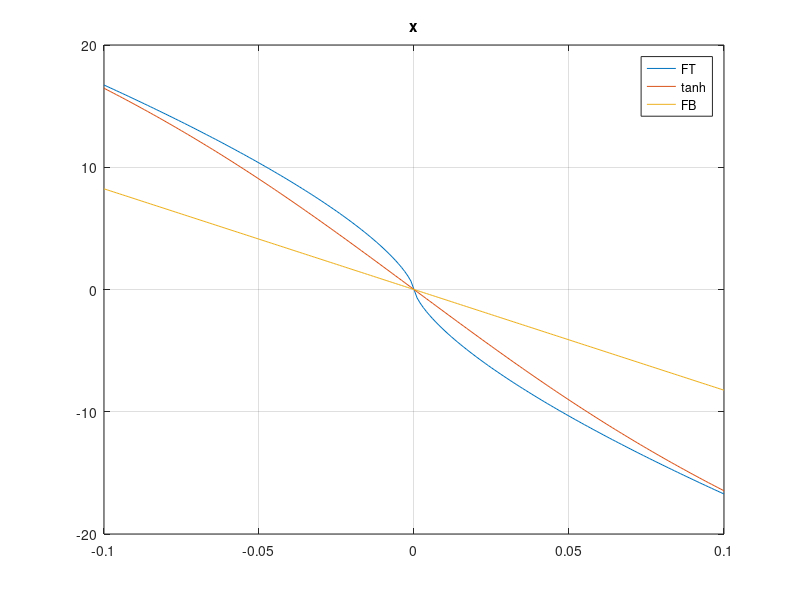
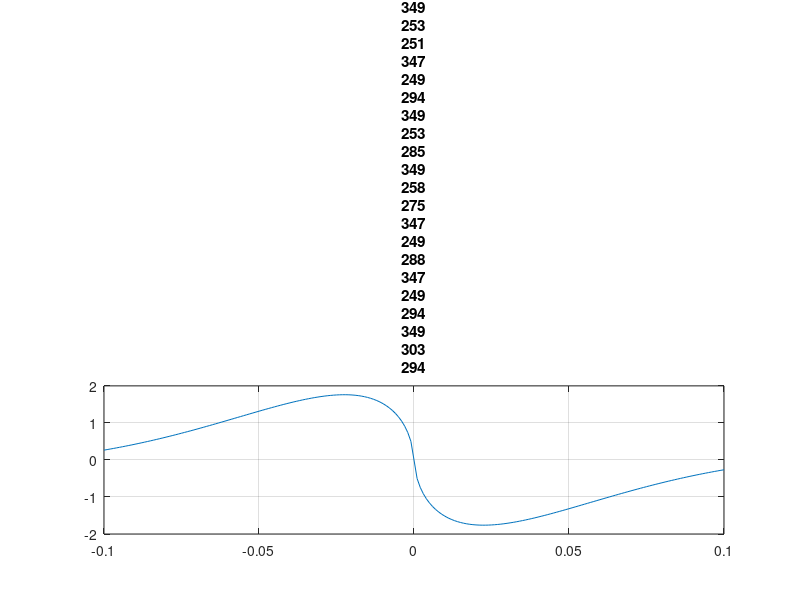
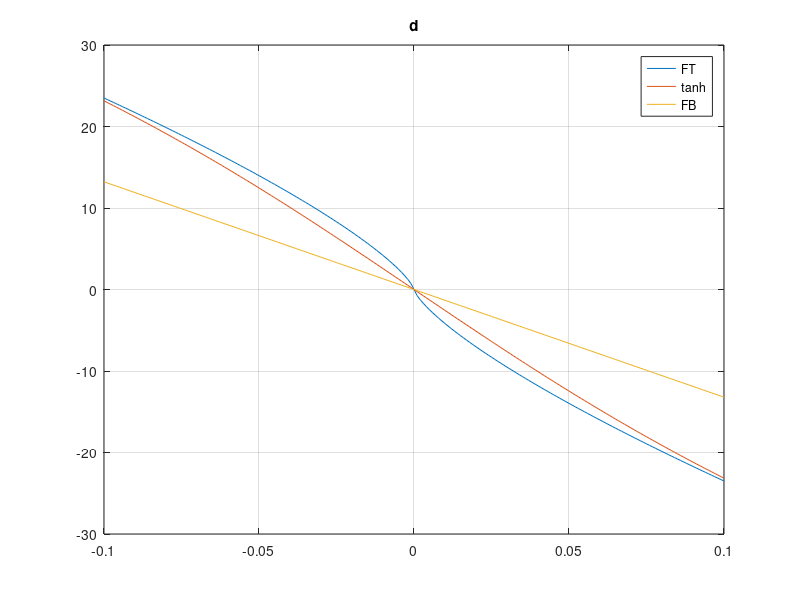
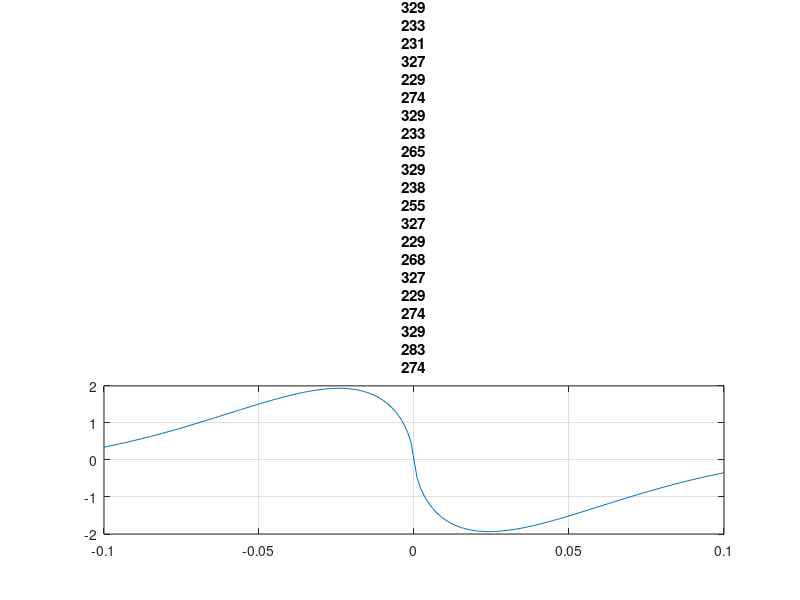

These figures' MATLAB source, in order: (Note: this script raises an error after producing the figures.)
%tanhと線形で近似tanhをいくつか組み合わせてもいいかも
%最小のalpに対して入力の変化が耐えられるようにするこれができれば初期値のalpの値を小さくできるかも
%ddxとdddxの項は近似しなくてもいいかも
%最適化でパラメータ調整するといいかも．そうすればtanhをいくつか組み合わせる方法でもパラメータ調整簡単そう
%% 手動

clear 
% e= -1:0.001:1;
% e = -0.35:0.001:0.35;
e= -0.1:0.001:0.1;
alp = [0.692307692307692;0.750000000000000;0.818181818181818;0.900000000000000];%初期値0.9有限整定のべき乗
k = [82.3694335484227,132.127723488091,64.7874537390378,13.9398476471445];%FBゲイン

g = [1 1 1 1];%元のゲインの倍率調整
a = [1 1 1 1];%曲がり具合のきつさ
%近似普通誤差0.1x
g = [0.105, 0.08, 0.055, 0.028];
a = [20, 18, 16, 15];
kg01= k.*g;
%近似Fbとの入力誤差が一番大きくなるところ[0.3, 0.3160, 0.3320, 0.3490]での近似x
g = [0.135, 0.105, 0.075, 0.035];
a = [9.5, 9, 9.5, 9.5];
kg= k.*g;
%近似強めより近くで近似
% g(1) = 0.1;
% a(1)=40;
titlex=["x","dx","ddx","dddx"];
for i = 1:4
    ufb(i,:)= -k(i)*e;
    u(i,:)= -k(i)*sign(e).*abs(e).^alp(i);
    
    utanh(i,:)=-k(i)*g(i)*tanh(a(i)*e)-k(i)*e;
% n=10;
%     up(i,:) = polyfit(e,u(i,:),n);
%     up2(i,:) = polyval(up(i,:),e2);

sigma(i,:) =abs( u(i,:)-ufb(i,:));
smax = max(sigma(i,:))
imax = find(sigma(i,:)==smax);
e(1,imax)

sigma2(i,:) = -utanh(i,:)+u(i,:);
smax2 = max(sigma2(i,:))
imax2 = find(sigma2(i,:)==smax2);
e(1,imax2)
    figure(3*i-2)  
        plot(e,u(i,:),e,utanh(i,:),e,ufb(i,:))
        legend("FT","tanh","FB")
        grid on
        title(titlex(i))
    
%     figure(3*i-1)
%         plot(e,sigma(i,:),e(1,imax),sigma(i,imax),'*')
%         grid on

    figure(3*i)
        plot(e,sigma2(i,:))%,e(1,imax2))%sigma2(i,imax2),'*')
        grid on
        title(titlex(i)+"元の入力との差")
end
%% forループ tanh一つ
alp = [0.692307692307692;0.75;0.818181818181818;0.9];%初期値0.9有限整定のべき乗
k = [82.3694335484227,132.127723488091,64.7874537390378,13.9398476471445];%FBゲイン

x=@(f1,a1)(integral(@(e)( abs(-k(1)*abs(e).^alp(1)+f1*tanh(a1*e)+k(1)*e)),0,0.1));

dt=0.5;
old=x(0,0);
for i=0:dt:20
    for j=0:dt:40
        new=x(i,j);
        if(old>new)
            old=new;
            ff1=i;
            aa1=j;
        end
    end
end

clear e utanh u sigma
% e= -0.5:0.001:0.5;      
e= -0.1:0.001:0.1;
utanh(1,:)=-ff1*tanh(aa1*e)-k(1)*e;
u(1,:)=-k(1)*sign(e).*abs(e).^alp(1);
sigma=utanh-u;
plot(e,utanh,e,u,e,sigma)
grid on
legend('utanh','u','誤差')
s=2*(x(ff1,aa1))
%% fminserch tanh一つ
clear e utanh u ufb sigma
titlex=["x","dx","ddx","dddx"];
anum=4;%変数の数
alp=zeros(anum+1,1);
alp(anum+1)=1;
alp(anum)=0.9;%alphaの初期値
for a=anum-1:-1:1
    alp(a)=(alp(a+2)*alp(a+1))/(2*alp(a+2)-alp(a+1));
end

Ac4 = diag([1,1,1],1);
Bc4 = [0;0;0;1];
dt=0.025;
k=lqrd(Ac4,Bc4,diag([100,10,10,1]),[0.01],dt); % xdiag([100,10,10,1])
%k(3:4)=[80 40];
kft=k;
kft(1)=1*kft(1);
% kgain=0.8;
% x0=[2,2];
x0=[2,2,2];
fvals12=zeros(4,1);
gain_ser1=["","f1","a1","k"];
% gain_ser1=["","f1","a1","k1"];
er=[0 1]; %近似する範囲を指定
ee=er;
for i=1:4
%     if i~=5
%             er=[0.1 0.3];
%     else
%             er=ee;
%     end
% fun=@(x)(integral(@(e) abs( -kft(i)*abs(e).^alp(i) + x(1)*tanh(x(2)*e) + kgain*k(i)*e ) ,er(1), er(2)));
fun=@(x)(integral(@(e) abs( -kft(i)*abs(e).^alp(i) + x(1)*tanh(x(2)*e) + x(3)*e ) ,er(1), er(2)));

[x,fval] = fminsearch(fun,x0) ;
fvals12(i) = 2*fval
gain_ser1(i+1,:)=[titlex(i),x];

% e= -1:0.001:1;      
e= -5:0.001:5;
ufb(i,:)= -k(i)*e;
% utanh(i,:)= - x(1)*tanh(x(2)*e) - kgain*k(i)*e;%%
utanh(i,:)= - x(1)*tanh(x(2)*e) -x(3)*e;%%
u(i,:)=-kft(i)*sign(e).*abs(e).^alp(i);
sigma(i,:)=utanh(i,:)-u(i,:);
fig=figure(i);
plot(e,ufb(i,:),e,utanh(i,:),e,u(i,:),e,sigma(i,:),'LineWidth',2);
% plot(e,ufb(i,:),e,utanh(i,:),e,u(i,:),'LineWidth',2);

grid on
legend('FB','近似','FT','誤差')
% title(titlex(i));

fosi=14;%defolt 9
set(gca,'FontSize',fosi)
xlabel('error','FontSize',fosi);
ylabel('input','FontSize',fosi);

end
%% fminserch tanh二つ
clear e utanh u ufb sigma
titlex=["x","dx","ddx","dddx"];
anum=4;%変数の数
alp=zeros(anum+1,1);
alp(anum+1)=1;
alp(anum)=0.9;%alphaの初期値
for a=anum-1:-1:1
    alp(a)=(alp(a+2)*alp(a+1))/(2*alp(a+2)-alp(a+1));
end
Ac4 = diag([1,1,1],1);
Bc4 = [0;0;0;1];
dt=0.025;
k=lqrd(Ac4,Bc4,diag([100,100,10,1]),[0.01],dt); % xdiag([100,10,10,1])
k2=1*k;
% x0=[5,5,5,5];
x0=[7,10,2,100];
fvals22=zeros(4,1);
gain_ser2=["","f1","a1","f2","a2"];
er=[0.1 0.4];
for i=1:4
% fun=@(x)(integral(@(e) abs( -k(i)*abs(e).^alp(i) + x(1)*tanh(x(2)*e) + x(3)*tanh(x(4)*e) + k(i)*e ) ,0, er));
fun=@(x)(integral(@(e) abs( -k2(i)*abs(e).^alp(i) + x(1)*tanh(x(2)*e) + x(3)*tanh(x(4)*e) + k(i)*e ) ,er(1), er(2)));
options = optimset('MaxFunEvals',1e5);%普通は200*(number of variables) (既定値) 
% options = optimset('PlotFcns','optimplotfval','TolX',1e-4);
% options = optimset('PlotFcns','optimplotfval');
[x,fval] = fminsearch(fun,x0,options) ;
% [x,fval] = fminsearch(fun,x0) ;
fvals22(i) = 2*fval
gain_ser2(i+1,:)=[titlex(i),x];

% e= -0.1:0.001:0.1;      
e= -4:0.001:2;
ufb(i,:)= -k(i)*e;
utanh(i,:)= - x(1)*tanh(x(2)*e)- x(3)*tanh(x(4)*e) - k(i)*e;
u(i,:)=-k2(i)*sign(e).*abs(e).^alp(i);
sigma(i,:)=utanh(i,:)-u(i,:);
uufb(i,:)=u(i,:)+ufb(i,:);

figure(i)
plot(e,ufb(i,:),e,utanh(i,:),e,u(i,:),e,sigma(i,:),'LineWidth',2)
% plot(e,ufb(i,:),e,utanh(i,:),e,u(i,:),e,sigma(i,:),e,uufb(i,:),'LineWidth',2);
% plot(e,ufb(i,:),e,utanh(i,:),e,u(i,:),e,uufb(i,:),'LineWidth',2);%誤差なし
grid on
legend('ufb','utanh','u','誤差')
% legend('ufb','utanh','u','FT+FB')%誤差なし

fosi=14;%defolt 9
set(gca,'FontSize',fosi)
xlabel('error','FontSize',fosi);
ylabel('input','FontSize',fosi);
end
%% fmincon tanh一つ
clear e utanh u ufb sigma
titlex=["x","dx","ddx","dddx"];
anum=4;%変数の数
alp=zeros(anum+1,1);
alp(anum+1)=1;
alp(anum)=0.9;%alphaの初期値
for a=anum-1:-1:1
    alp(a)=(alp(a+2)*alp(a+1))/(2*alp(a+2)-alp(a+1));
end

Ac4 = diag([1,1,1],1);
Bc4 = [0;0;0;1];
dt=0.025;
k=lqrd(Ac4,Bc4,diag([100,100,10,1]),[0.01],dt); % xdiag([100,10,10,1])

% k = [82.3694335484227,132.127723488091,64.7874537390378,13.9398476471445];%FBゲイン

x0=[5,5];
fvalc12=zeros(4,1);
gain_con1=["","f1","a1"];
er=0.1; %近似する範囲を指定
for i=1:4
fun=@(x)(integral(@(e) abs( -k(i)*abs(e).^alp(i) + x(1)*tanh(x(2)*e) + k(i)*e ) ,0, er));
[x,fval] = fmincon(fun,x0) ;
fvalc12(i) = 2*fval
gain_con1(i+1,:)=[titlex(i),x];

% e= -0.5:0.001:0.5;      
e= -1:0.001:1;
ufb(i,:)= -k(i)*e;
utanh(i,:)= - x(1)*tanh(x(2)*e) - k(i)*e;
u(i,:)=-k(i)*sign(e).*abs(e).^alp(i);
sigma(i,:)=utanh(i,:)-u(i,:);
figure(i)
plot(e,ufb(i,:),e,utanh(i,:),e,u(i,:),e,sigma(i,:))
grid on
legend('ufb','utanh','u','誤差')
title(titlex(i));
end
%% tanh一つの場合のfunの関数を描いて初期値を確認
clear aa
j=1;
l=1;
i=1;
dt=0.5;
span=0:dt:22;
[xa,ya]=meshgrid(span);
er=0.3;
for s=span
    l=1;
    for v=span
        fun=@(x1,x2)(integral(@(e) abs( -k(i)*abs(e).^alp(i) + x1.*tanh(x2.*e) + k(i)*e ) ,0, er));
        aa(j,l)=fun(s,v);
        l=l+1;
    end
    j=j+1;
end
% n=0:15;
% xx=[n;n];
% [aa]=fun(n);
figure(5)
mesh(xa,ya,aa);
[min1,minI]=min(aa);
[~,minI2]=min(min1);
MIN=[(minI(minI2)-1)*dt,(minI2-1)*dt]

% plot(ss,aa)
%% fmincon tanh二つ
clear e utanh u ufb sigma
titlex=["x","dx","ddx","dddx"];
anum=4;%変数の数
alp=zeros(anum+1,1);
alp(anum+1)=1;
alp(anum)=0.9;%alphaの初期値
for a=anum-1:-1:1
    alp(a)=(alp(a+2)*alp(a+1))/(2*alp(a+2)-alp(a+1));
end

Ac4 = diag([1,1,1],1);
Bc4 = [0;0;0;1];
dt=0.025;
k=lqrd(Ac4,Bc4,diag([100,100,10,1]),[0.01],dt); % xdiag([100,10,10,1])

x0=[7,10,2,100];
% x0=[10,10,10,10];
fvalc22=zeros(4,1);
gain_con2=["","f1","a1","f2","a2"];
er=0.1;
for i=1:4
fun=@(x)(integral(@(e) abs( -k(i)*abs(e).^alp(i) + x(1)*tanh(x(2)*e) + x(3)*tanh(x(4)*e) + k(i)*e ) ,0, er));
options = optimoptions(@fmincon,'OptimalityTolerance',1.0e-9);

[x,fval] = fmincon(fun,x0) ;
fvalc22(i) = 2*fval
gain_con2(i+1,:)=[titlex(i),x];

% e= -0.5:0.001:0.5;      
e= -1:0.001:1;
ufb(i,:)= -k(i)*e;
utanh(i,:)= - x(1)*tanh(x(2)*e)- x(3)*tanh(x(4)*e) - k(i)*e;
u(i,:)=-k(i)*sign(e).*abs(e).^alp(i);
sigma(i,:)=utanh(i,:)-u(i,:);
figure(i)
plot(e,ufb(i,:),e,utanh(i,:),e,u(i,:),e,sigma(i,:))
grid on
legend('ufb','utanh','u','誤差')
end
%%
clear e utanh u ufb sigma
anum=4;%変数の数
alp=zeros(anum+1,1);
alp(anum+1)=1;
alp(anum)=0.9;%alphaの初期値
for a=anum-1:-1:1
    alp(a)=(alp(a+2)*alp(a+1))/(2*alp(a+2)-alp(a+1));
end

Ac2 = [0,1;0,0];
Bc2 = [0;1];
dt=0.025;
k=lqrd(Ac2,Bc2,diag([100,1]),[0.1],dt); % xdiag([100,10,10,1])

syms fz1(t) fz2(t) 
    u=-k(1) *sign(fz1(t))* abs(fz1(t)).^alp(1) -k(2) *sign(fz2(t))* abs(fz2(t)).^alp(2)
    du=diff(u,t)
    ddu=diff(du,t)
    dddu=diff(ddu,t)

%% fminserch tanh一つ zサブシステムaaaa
clear e utanh u ufb sigma
titlex=["x","dx","ddx","dddx"];
anum=4;%変数の数
alp=zeros(anum+1,1);
alp(anum+1)=1;
alp(anum)=0.8;%alphaの初期値
for a=anum-1:-1:1
    alp(a)=(alp(a+2)*alp(a+1))/(2*alp(a+2)-alp(a+1));
end

Ac2 = [0,1;0,0];
Bc2 = [0;1];
dt=0.025;
k=lqrd(Ac2,Bc2,diag([100,1]),[0.1],dt); % xdiag([100,10,10,1])
x0=[1,1];
% x0=[2,2];
fvals12z=zeros(2,1);
gain_ser1z=["","f","d"];
% gain_ser1z=["","f1","k1"];
er=0.2; %近似する範囲を指定
for i=1:2
fun=@(x)(integral(@(e) abs( -k(i)*abs(e).^alp(i) +x(1)* e/(abs(e)+x(2)) ) ,0, er));
% fun=@(x)(integral(@(e) abs( -k(i)*abs(e).^alp(i) + tanh(x(1)*e) + x(2)*e ) ,0, er));
[x,fval] = fminsearch(fun,x0) ;
% [x,fval] = fmincon(fun,x0) ;
fvals12z(i) = 2*fval
gain_ser1z(i+1,:)=[titlex(i),x];

% e= -1:0.001:1;      
e= -2:0.001:2;
ufb(i,:)= -k(i)*e;
ua(i,:)= -x(1)* e./(abs(e)+x(2));%%
% utanh(i,:)= - tanh(x(1)*e) - x(2)*e;%%
u(i,:)=-k(i)*sign(e).*abs(e).^alp(i);
% sigma(i,:)=utanh(i,:)-u(i,:);
fig=figure(i);
% plot(e,ufb(i,:),e,utanh(i,:),e,u(i,:),e,sigma(i,:),'LineWidth',2);
plot(e,ua(i,:),e,u(i,:),e,ufb(i,:),'LineWidth',2);
% plot(e,ua(i,:),'LineWidth',2);
% plot(e,ufb(i,:),e,u(i,:),'LineWidth',2);
grid on
% legend('近似','FT')
% legend('FB','近似','FT','誤差')
% title(titlex(i));
% legend('Liner state feedback','Finite time settling')
legend('Approximation','Finite time settling','Linear state feedback')
% legend('Approximation','Finite time settling')


fosi=16;%defolt 9
set(gca,'FontSize',fosi)
xlabel('error','FontSize',fosi);
ylabel('input','FontSize',fosi);

end
gain_ser1z
    
%% fminserch tanh一つ zサブシステム
clear e utanh u ufb sigma
titlex=["x","dx","ddx","dddx"];
anum=4;%変数の数
alp=zeros(anum+1,1);
alp(anum+1)=1;
alp(anum)=0.8;%alphaの初期値
for a=anum-1:-1:1
    alp(a)=(alp(a+2)*alp(a+1))/(2*alp(a+2)-alp(a+1));
end

Ac2 = [0,1;0,0];
Bc2 = [0;1];
dt=0.025;
k=lqrd(Ac2,Bc2,diag([100,1]),[0.1],dt)/20; % xdiag([100,10,10,1])
x0=[2,5,6];
% x0=[2,2];
fvals12z=zeros(2,1);
gain_ser1z=["","f1","a1","k1"];
% gain_ser1z=["","f1","k1"];
er=1; %近似する範囲を指定
for i=1:2
fun=@(x)(integral(@(e) abs( -k(i)*abs(e).^alp(i) + x(1)*tanh(x(2)*e) + x(3)*e ) ,0, er));
% fun=@(x)(integral(@(e) abs( -k(i)*abs(e).^alp(i) + tanh(x(1)*e) + x(2)*e ) ,0, er));
[x,fval] = fminsearch(fun,x0) ;
% [x,fval] = fmincon(fun,x0) ;
fvals12z(i) = 2*fval
gain_ser1z(i+1,:)=[titlex(i),x];

% e= -1:0.001:1;      
e= -2:0.001:2;
ufb(i,:)= -k(i)*e;
utanh(i,:)= - x(1)*tanh(x(2)*e) - x(3)*e;%%
% utanh(i,:)= - tanh(x(1)*e) - x(2)*e;%%
u(i,:)=-k(i)*sign(e).*abs(e).^alp(i);
% sigma(i,:)=utanh(i,:)-u(i,:);
fig=figure(i);
% plot(e,ufb(i,:),e,utanh(i,:),e,u(i,:),e,sigma(i,:),'LineWidth',2);
% plot(e,utanh(i,:),e,u(i,:),e,ufb(i,:),'LineWidth',2);
% plot(e,utanh(i,:),e,u(i,:),'LineWidth',2);
plot(e,ufb(i,:),e,u(i,:),'LineWidth',2);
grid on
% legend('近似','FT')
% legend('FB','近似','FT','誤差')
% title(titlex(i));
legend('Liner state feedback','Finite time settling')
% legend('Approximation','Finite time settling','Linear state feedback')
% legend('Approximation','Finite time settling')


fosi=16;%defolt 9
set(gca,'FontSize',fosi)
xlabel('error','FontSize',fosi);
ylabel('input','FontSize',fosi);

end
gain_ser1z
%% fmincon tanh二つ zサブシステム
clear e utanh u ufb sigma
titlex=["x","dx","ddx","dddx"];
anum=4;%変数の数
alp=zeros(anum+1,1);
alp(anum+1)=1;
alp(anum)=0.8;%alphaの初期値
for a=anum-1:-1:1
    alp(a)=(alp(a+2)*alp(a+1))/(2*alp(a+2)-alp(a+1));
end

Ac2 = [0,1;0,0];
Bc2 = [0;1];
dt=0.025;
k=lqrd(Ac2,Bc2,diag([100,1]),[0.1],dt); % xdiag([100,10,10,1])

x0=[7,10,2,100];
% x0=[5,5,5,5];
fvalc22=zeros(2,1);
gain_con2=["","f1","a1","f2","a2"];
er=0.9;
for i=1:2
fun=@(x)(integral(@(e) abs( -k(i)*abs(e).^alp(i) + x(1)*tanh(x(2)*e) + x(3)*tanh(x(4)*e) + k(i)*e ) ,0, er));
options = optimoptions(@fmincon,'OptimalityTolerance',1.0e-9);

[x,fval] = fmincon(fun,x0) ;
fvalc22(i) = 2*fval
gain_con2(i+1,:)=[titlex(i),x];

% e= -0.5:0.001:0.5;      
e= -1:0.001:1;
ufb(i,:)= -k(i)*e;
utanh(i,:)= - x(1)*tanh(x(2)*e)- x(3)*tanh(x(4)*e) - k(i)*e;
u(i,:)=-k(i)*sign(e).*abs(e).^alp(i);
sigma(i,:)=utanh(i,:)-u(i,:);

fig=figure(i);
% plot(e,ufb(i,:),e,utanh(i,:),e,u(i,:),e,sigma(i,:))
% grid on
% legend('ufb','utanh','u','誤差')
% 
plot(e,ufb(i,:),e,utanh(i,:),e,u(i,:),'LineWidth',2);

grid on
legend('FB','近似','FT','誤差')
% title(titlex(i));

fosi=14;%defolt 9
set(gca,'FontSize',fosi)
xlabel('error','FontSize',fosi);
ylabel('input','FontSize',fosi);

end
%% 
syms z(t) ub A F K
syms sz  real
syms dsz  real
syms ddsz real
syms dddsz real
ub=-F*tanh(A*z(t)) -K*z(t)
dub = diff(ub,t)
ddub = diff(dub,t)
dddub = diff(ddub,t)

u = subs(ub,z,sz)
%z(t) diff(z(t), t)
du = subs(dub,[z(t) diff(z(t), t)],[sz dsz])
%z(t) diff(z(t), t) diff(z(t), t, t)
ddu = subs(ddub,[z(t) diff(z, t) diff(z(t), t, t)],[sz dsz ddsz])
%z(t) diff(z(t), t) diff(z(t), t, t) diff(z(t), t, t, t)
dddu = subs(dddub,[z(t) diff(z(t), t) diff(z(t), t, t) diff(z(t), t, t, t)],[sz dsz ddsz dddsz])
%% smc
dt=0.025;
Ac4 = diag([1,1,1],1);
Bc4 = [0;0;0;1];
A11=diag([1,1],1);
    A12=[0;0;1];
    K = lqrd(A11,A12,diag([1,1,1]),1,dt);
    S=[K 1];
    SA=S*Ac4;
    SB=S*Bc4; 
    q=10;
    e=-1:0.01:1;
    s=length(e);
    u=zeros(1,s);
    for i=1:s
%         u(i)=-inv(SB)*(SA*e(i)+q*tanh(S*e(i)));
        u(i)=sign(e(i));
    end
    plot(e,u,'LineWidth',2);

grid on
% taitl('符号関数')
% title(titlex(i));

fosi=14;%defolt 9
set(gca,'FontSize',fosi)
xlabel('x','FontSize',fosi);
ylabel('y','FontSize',fosi);
%%
% %元の入力と近似の入力の差を取り二乗しそれを積分する
% alp = double([0.692307692307692;0.750000000000000;0.818181818181818;0.900000000000000]);%初期値0.9有限整定のべき乗
% k = double([82.3694335484227,132.127723488091,64.7874537390378,13.9398476471445]);%FBゲイン
% 
% syms f1 f2 a1 a2 %alp k
% syms e positive
% utanh = -f1*tanh(a1*e)-f2*tanh(a2*e)-k(1)*e;
% u = -k(1)*sign(e)*(e)^alp(1);
% sigma(f1, f2, a1, a2, e) = (u - utanh)^2;
% % e= -0.1:0.001:0.1;
% 
% % sigma = subs(sigma,[alps,ks],[alp(1),k(1)]);
% insigma = int(sigma,e,[0 1]);
% % double(insiguma);
% finsigma = insigma == 0;
% % sol = solve(finsigma,)
%%
% alp = double([0.692307692307692;0.750000000000000;0.818181818181818;0.900000000000000]);%初期値0.9有限整定のべき乗
% k = double([82.3694335484227,132.127723488091,64.7874537390378,13.9398476471445]);%FBゲイン
% alp = double([0.6923;0.75;0.8181;0.9]);%初期値0.9有限整定のべき乗
% k = double([82.37,132.1,64.79,13.94]);%FBゲイン
% 
% syms k real%alp k
% syms f1 f2 a1 a2 e alp positive
% sgmd1=1/(1+exp(-a1*e));%f(2x)の時のシグモイド関数
% sgmd2=1/(1+exp(-a2*e));%f(2x)の時のシグモイド関数
% tanh1 = 2*sgmd1-1;%tanhをシグモイドで表す
% tanh2 = 2*sgmd2-1;%tanhをシグモイドで表す
% 
% utanh = -f1*tanh1-f2*tanh2-k(1)*e;
% % utanh = -f1*tanh(a1*e)-f2*tanh(a2*e)-k(1)*e;
% u = -k(1)*sign(e)*(e)^alp(1);
% % sigma = (u - utanh)^2;
% sigma = abs(u - utanh);
% isigma = int(sigma,e);
% % u2=(-k(1)*sign(e)*(e)^alp(1))^2;
% % uutanh=-2*u*utanh;
% % utanh2=utanh^2;
% % intu2=double
% % sigma = subs(sigma,[],[alp(1),k(1)]);
% 
% inx1_2 = int((e*k)^2,e,0,1);
% % intuutanh =
% 
% insigma = int(sigma,e,[0 1]);
% 
% prob = optimproblem('ObjectiveSense','min');
% x = optimvar('x',4);
% % insig = subs(insigma,[f1, f2, a1, a2],x);
% % insig = int((x(5)*k(1) + x(1)*tanh(x(2)*x(5)) + x(3)*tanh(x(4)*x(5)) - x(5)^alp(1)*k(1))^2, x(5), 0, 1);
% insig = subs(isigma,e,1);
% cons1 = insig >= 0;
% cons2 = insig <= 2;
% prob.Constraints.cons1 = cons1;
% prob.Constraints.cons2 = cons2;
% show(prob)
% sol = solve(prob);
%%
% alp = [0.692307692307692;0.75;0.818181818181818;0.9];%初期値0.9有限整定のべき乗
% k = [82.3694335484227,132.127723488091,64.7874537390378,13.9398476471445];%FBゲイン
% % alp = [0.6923;0.75;0.8181;0.9];%初期値0.9有限整定のべき乗
% % k = [82.37,132.1,64.79,13.94];%FBゲイン
% syms f1 f2 a1 a2 e  positive
% x0=[1,1,1,1];
% utanh = -f1*tanh(a1*e)-f2*tanh(a2*e)-k(1)*e;
% u = -k(1)*sign(e)*(e)^alp(1);
% sigma = abs(u - utanh);
% isigma = int(sigma,e); 
% f=subs(isigma,e,1)-subs(isigma,e,0);
% clear f1 f2 a1 a2
% % fun=@(f1, f2, a1, a2)(f1*sign(f1*tanh(a1)) + f2*tanh(a2))*log(cosh(a1)))/a1 - (25345249*sign(f1*tanh(a1) + f2*tanh(a2)))/3384600 + (f2*sign(f1*tanh(a1) + f2*tanh(a2))*log(cosh(a2)))/a2;
% % x = fminunc(fun,x0);
%%
% syms a b c d e
% k = [82.3694335484227,132.127723488091,64.7874537390378,13.9398476471445];%FBゲイン
% alp = [0.692307692307692;0.75;0.818181818181818;0.9];%初期値0.9有限整定のべき乗
% 
% sigma = int(abs( -k(1)*abs(e).^alp(1) + a*tanh(b*e) + c*tanh(d*e) + k(1)*e ) ,e,0, 0.1);
% sigma = integral(@(e) abs( -k(i)*abs(e).^alp(i) + x(1)*tanh(x(2)*e) + x(3)*tanh(x(4)*e) + k(i)*e ) ,0, er);
%% 時間かかりすぎ
% alp = [0.6923;0.75;0.8181;0.9];%初期値0.9有限整定のべき乗
% k = [82.37,132.1,64.79,13.94];%FBゲイン
% 
% x=@(f1,a1,f2,a2)(integral(@(e) abs( -k(1)*abs(e).^alp(1) + f1*tanh(a1*e) + f2*tanh(a2*e) + k(1)*e ) ,0, 0.1));
% 
% dt=1;
% old=x(0,0,0,0);
% for i=0:dt:20%f1
%     for j=0:dt:40%a1
%         for k=0:dt:20%f2
%             for l=0:dt:40%a2
%                 new=x(i,j,k,l);
%                 if(old>new)
%                     old=new;
%                     ff1=i;
%                     aa1=j;
%                     ff2=k;
%                     aa2=l;
%                 end
%             end
%         end
%     end
% end
%%
% clear e utanh u sigma
% % e= -0.5:0.001:0.5;      
% e= -0.1:0.001:0.1;
% utanh(1,:)=-ff1*tanh(aa1*e)-ff2*tanh(aa2*e)-k(1)*e;
% u(1,:)=-k(1)*sign(e).*abs(e).^alp(1);
% sigma=utanh-u;
% plot(e,utanh,e,u,e,sigma)
% grid on
% legend('utanh','u','誤差')
% s=2*(x(ff1,aa1,ff2,aa2))
